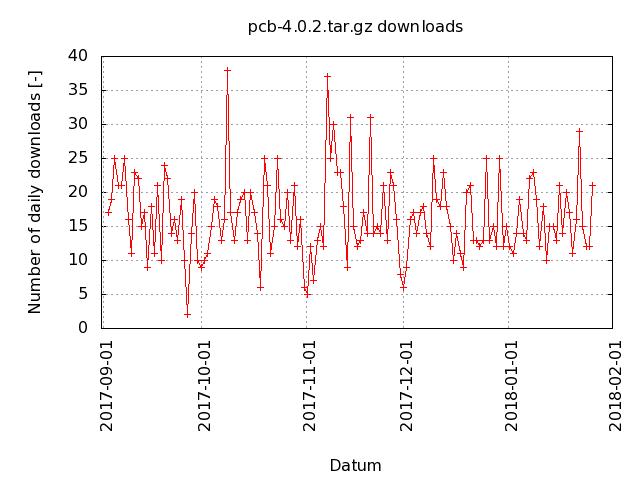

gnuplot code for this plot:
set term png
set output "pcb-4.0.2_daily.png"
set title "pcb-4.0.2.tar.gz downloads"
set style data linespoints
# set Y-axis
set autoscale y
set ylabel "Number of daily downloads [-]"
set grid y
# set X-axis
set xlabel "Datum"
set timefmt "%Y-%m-%d"
set xdata time
set format x "%Y-%m-%d"
set xrange ["2017-09-01":]
set grid x
set xtic rotate by 90 scale 0 offset 0.5,0
# plot data
plot 'data/pcb-4.0.2_daily.data' using 1:2 title ""
# set output back to default
set output
# reset terminal type
set terminal pop
